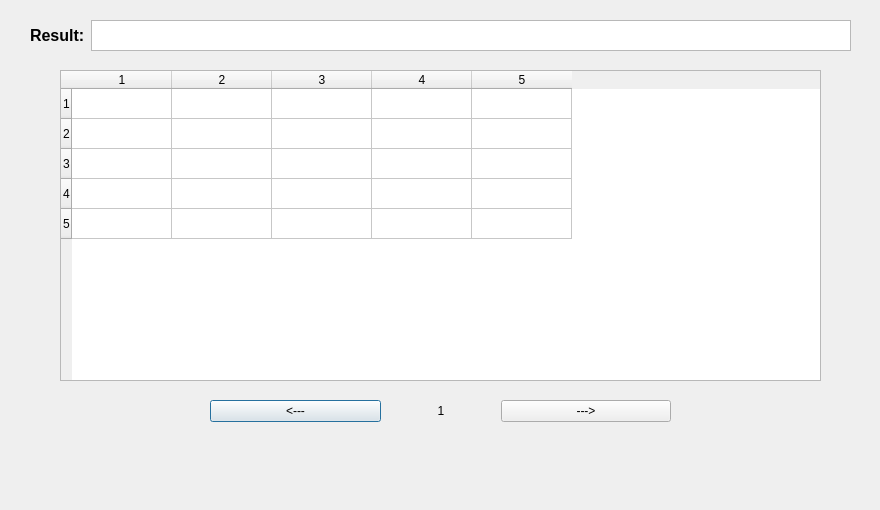
<?xml version="1.0" encoding="UTF-8"?>
<ui version="4.0">
 <class>Result</class>
 <widget class="QDialog" name="Result">
  <property name="enabled">
   <bool>true</bool>
  </property>
  <property name="geometry">
   <rect>
    <x>0</x>
    <y>0</y>
    <width>880</width>
    <height>510</height>
   </rect>
  </property>
  <property name="sizePolicy">
   <sizepolicy hsizetype="Preferred" vsizetype="Preferred">
    <horstretch>0</horstretch>
    <verstretch>0</verstretch>
   </sizepolicy>
  </property>
  <property name="windowTitle">
   <string>Result</string>
  </property>
  <widget class="QWidget" name="horizontalLayoutWidget">
   <property name="geometry">
    <rect>
     <x>30</x>
     <y>20</y>
     <width>821</width>
     <height>31</height>
    </rect>
   </property>
   <layout class="QHBoxLayout" name="horizontalLayout">
    <item>
     <widget class="QLabel" name="label">
      <property name="font">
       <font>
        <pointsize>12</pointsize>
        <weight>75</weight>
        <bold>true</bold>
       </font>
      </property>
      <property name="frameShape">
       <enum>QFrame::NoFrame</enum>
      </property>
      <property name="lineWidth">
       <number>1</number>
      </property>
      <property name="text">
       <string>Result:</string>
      </property>
      <property name="alignment">
       <set>Qt::AlignLeading|Qt::AlignLeft|Qt::AlignVCenter</set>
      </property>
      <property name="margin">
       <number>5</number>
      </property>
     </widget>
    </item>
    <item>
     <widget class="QPlainTextEdit" name="resultTextBox">
      <property name="enabled">
       <bool>true</bool>
      </property>
      <property name="sizePolicy">
       <sizepolicy hsizetype="Expanding" vsizetype="Preferred">
        <horstretch>0</horstretch>
        <verstretch>0</verstretch>
       </sizepolicy>
      </property>
      <property name="font">
       <font>
        <pointsize>12</pointsize>
        <kerning>false</kerning>
       </font>
      </property>
      <property name="readOnly">
       <bool>true</bool>
      </property>
      <property name="plainText">
       <string/>
      </property>
      <property name="placeholderText">
       <string/>
      </property>
     </widget>
    </item>
   </layout>
  </widget>
  <widget class="QTableWidget" name="table">
   <property name="geometry">
    <rect>
     <x>60</x>
     <y>70</y>
     <width>761</width>
     <height>311</height>
    </rect>
   </property>
   <property name="sizePolicy">
    <sizepolicy hsizetype="Minimum" vsizetype="Expanding">
     <horstretch>0</horstretch>
     <verstretch>0</verstretch>
    </sizepolicy>
   </property>
   <property name="editTriggers">
    <set>QAbstractItemView::NoEditTriggers</set>
   </property>
   <property name="rowCount">
    <number>5</number>
   </property>
   <property name="columnCount">
    <number>5</number>
   </property>
   <attribute name="horizontalHeaderCascadingSectionResizes">
    <bool>true</bool>
   </attribute>
   <attribute name="horizontalHeaderHighlightSections">
    <bool>false</bool>
   </attribute>
   <row/>
   <row/>
   <row/>
   <row/>
   <row/>
   <column/>
   <column/>
   <column/>
   <column/>
   <column/>
  </widget>
  <widget class="QWidget" name="horizontalLayoutWidget_2">
   <property name="geometry">
    <rect>
     <x>60</x>
     <y>400</y>
     <width>761</width>
     <height>41</height>
    </rect>
   </property>
   <layout class="QHBoxLayout" name="horizontalLayout_2">
    <property name="spacing">
     <number>50</number>
    </property>
    <property name="sizeConstraint">
     <enum>QLayout::SetMinAndMaxSize</enum>
    </property>
    <property name="leftMargin">
     <number>150</number>
    </property>
    <property name="rightMargin">
     <number>150</number>
    </property>
    <property name="bottomMargin">
     <number>0</number>
    </property>
    <item>
     <widget class="QPushButton" name="leftArrow">
      <property name="text">
       <string>&lt;---</string>
      </property>
     </widget>
    </item>
    <item>
     <widget class="QLabel" name="tableNumber">
      <property name="maximumSize">
       <size>
        <width>20</width>
        <height>20</height>
       </size>
      </property>
      <property name="layoutDirection">
       <enum>Qt::LeftToRight</enum>
      </property>
      <property name="text">
       <string>1</string>
      </property>
      <property name="alignment">
       <set>Qt::AlignCenter</set>
      </property>
     </widget>
    </item>
    <item>
     <widget class="QPushButton" name="rightArrow">
      <property name="text">
       <string>---&gt;</string>
      </property>
     </widget>
    </item>
   </layout>
  </widget>
 </widget>
 <resources/>
 <connections/>
</ui>
